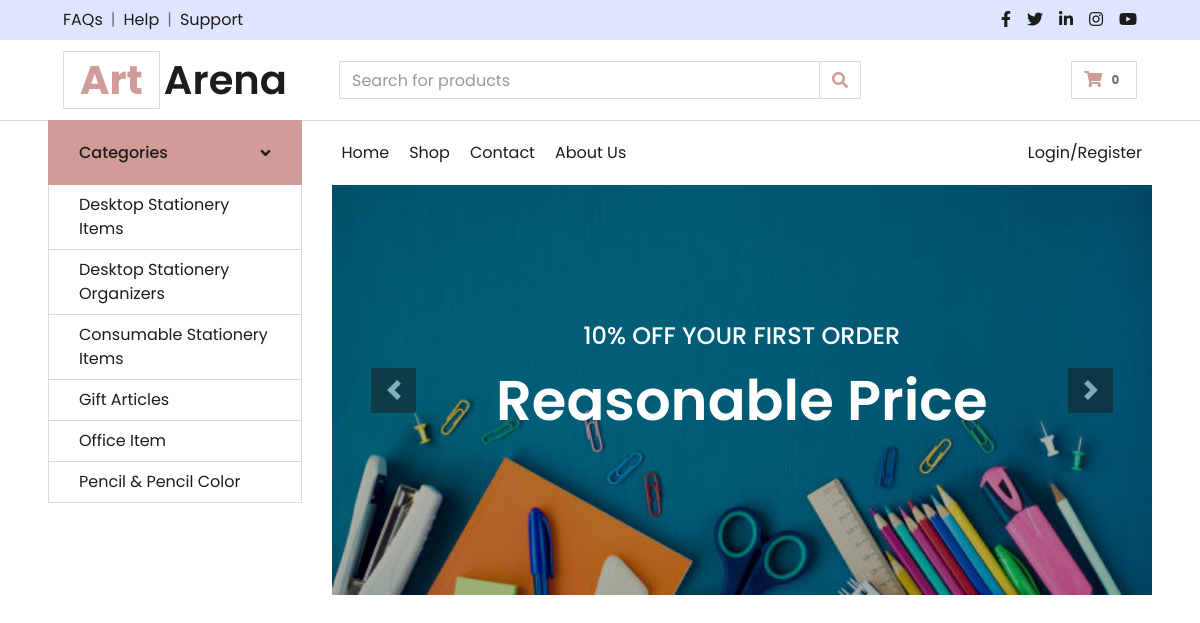
Page /indextop.php on the committed database.
### tables this page shows
CREATE TABLE `categories` (
  `Id` int(11) NOT NULL,
  `Categories` varchar(255) NOT NULL,
  `Status` tinyint(11) NOT NULL
);

### add_cart_func.php (called while the page is built, shortened)
<?php
class add_to_cart{
	function totalProduct(){
		if(isset($_SESSION['cart'])){
			return count($_SESSION['cart']);
		}else{
			return 0;
		}
	}
}
?>

### indextop.php (the view, shortened to what this page needs)
<?php
require "config.php";
require "add_cart_func.php";
$active = substr($_SERVER['SCRIPT_NAME'], strrpos($_SERVER['SCRIPT_NAME'],"/")+1);
$sql = "select * from categories";
$res = mysqli_query($con,$sql);
$cat_arr=array();
while($row=mysqli_fetch_assoc($res)){
    $cat_arr[]=$row;
}
$obj=new add_to_cart();
$totalProduct=$obj->totalProduct();
?>
<!DOCTYPE html>
<html lang="en">
<head>
    <link href="https://cdnjs.cloudflare.com/ajax/libs/font-awesome/5.10.0/css/all.min.css" rel="stylesheet">
    <link href="lib/owlcarousel/assets/owl.carousel.min.css" rel="stylesheet">
    <link href="css/style.css" rel="stylesheet">
</head>
<body>
    <div class="container-fluid">
        <div class="row bg-secondary py-2 px-xl-5">
            <div class="col-lg-6 d-none d-lg-block">
                <div class="d-inline-flex align-items-center">
                    <a class="text-dark" href="">FAQs</a>
                    <span class="text-muted px-2">|</span>
                    <a class="text-dark" href="">Help</a>
                    <span class="text-muted px-2">|</span>
                    <a class="text-dark" href="">Support</a>
                </div>
            </div>
            <div class="col-lg-6 text-center text-lg-right">
                <div class="d-inline-flex align-items-center">
                    <a class="text-dark px-2" href="">
                        <i class="fab fa-facebook-f"></i>
                    </a>
                    <a class="text-dark px-2" href="">
                        <i class="fab fa-twitter"></i>
                    </a>
                    <a class="text-dark px-2" href="">
                        <i class="fab fa-linkedin-in"></i>
                    </a>
                    <a class="text-dark px-2" href="">
                        <i class="fab fa-instagram"></i>
                    </a>
                    <a class="text-dark pl-2" href="">
                        <i class="fab fa-youtube"></i>
                    </a>
                </div>
            </div>
        </div>
        <div class="row align-items-center py-3 px-xl-5">
            <div class="col-lg-3 d-none d-lg-block">
                <a href="index.php" class="text-decoration-none">
                    <h1 class="m-0 display-5 font-weight-semi-bold"><span class="text-primary font-weight-bold border px-3 mr-1">Art</span>Arena</h1>
                </a>
            </div>
            <div class="col-lg-6 col-6 text-left">
                <form action="search.php" method="get">
                    <div class="input-group">
                        <input type="text" class="form-control" name="str" placeholder="Search for products">
                        <div class="input-group-append">
                            <span class="input-group-text bg-transparent text-primary">
                                <i class="fa fa-search"></i>
                            </span>
                        </div>
                    </div>
                </form>
            </div>
            <div class="col-lg-3 col-6 text-right">
                <a href="cart.php" class="btn border">
                    <i class="fas fa-shopping-cart text-primary"></i>
                    <span class="badge"><?php echo $totalProduct?></span>
                </a>
            </div>
        </div>
    </div>
        <div class="row border-top px-xl-5">
            <div class="col-lg-3 d-none d-lg-block">
                <a class="btn shadow-none d-flex align-items-center justify-content-between bg-primary text-white w-100" data-toggle="collapse" href="#navbar-vertical" style="height: 65px; margin-top: -1px; padding: 0 30px;">
                    <h6 class="m-0">Categories</h6>
                    <i class="fa fa-angle-down text-dark"></i>
                </a>
                <nav class="collapse show navbar navbar-vertical navbar-light align-items-start p-0 border border-top-0 border-bottom-0" id="navbar-vertical">
                <div class="navbar-nav w-100 overflow-hidden">
                        <?php
                        foreach($cat_arr as $list){
                        ?>
                        <a href="categories.php?id=<?= $list['Id']?>" class="nav-item nav-link"><?= $list['Categories']?></a>
                        <?php
                        }
                        ?>
                    </div>
                </nav>
            </div>
            <div class="col-lg-9">
                <nav class="navbar navbar-expand-lg bg-light navbar-light py-3 py-lg-0 px-0">
                    <div class="collapse navbar-collapse justify-content-between" id="navbarCollapse">
                        <div class="navbar-nav mr-auto py-0">
                            <a href="index.php" class="nav-item nav-link <?= $active=="index.php"? 'active':''; ?>">Home</a>
                            <a href="shop.php" class="nav-item nav-link">Shop</a>
                            <a href="contact_us.php" class="nav-item nav-link">Contact</a>
                            <a href="" class="nav-item nav-link">About Us</a>
                        </div>
                        <div class="navbar-nav ml-auto py-0">
                            <?php
                            if(isset($_SESSION['USER_LOGIN'])){
                            ?>
                            <div class="nav-item dropdown">
                                <a href="#" class="nav-link dropdown-toggle" data-toggle="dropdown">Hi!<?= $_SESSION['USER_NAME'] ?></a>
                                <div class="dropdown-menu rounded-0 m-0">
                                    <a href="user_profile.php" class="nav-item nav-link"><i class="fas fa-user text-primary"></i> Profile</a>
                                    <a href="my_order.php" class="nav-item nav-link"><i class="fas fa-shopping-bag text-primary"></i> My Order</a>
                                    <a href="logout.php" class="nav-item nav-link"><i class="fas fa-sign-out-alt text-primary"></i> Logout</a>
                                </div>
                            </div>
                            <?php
                            }
                            else{
                                echo '<a  href="#myModal" class="nav-item nav-link" data-toggle="modal">Login/Register</a>';
                            }
                            ?>
                </nav>
                <div id="header-carousel" class="carousel slide" data-ride="carousel">
                    <div class="carousel-inner">
                        <div class="carousel-item active" style="height: 410px;">
                            <img class="img-fluid" src="image/banner.jpg" alt="Image">
                            <div class="carousel-caption d-flex flex-column align-items-center justify-content-center">
                                <div class="p-3" style="max-width: 700px;">
                                    <h4 class="text-light text-uppercase font-weight-medium mb-3">10% Off Your First Order</h4>
                                    <h3 class="display-4 text-white font-weight-semi-bold mb-4">Reasonable Price</h3>
                                </div>
                            </div>
                        </div>
                    </div>
                    <a class="carousel-control-prev" href="#header-carousel" data-slide="prev">
                        <div class="btn btn-dark" style="width: 45px; height: 45px;">
                            <span class="carousel-control-prev-icon mb-n2"></span>
                        </div>
                    </a>
                    <a class="carousel-control-next" href="#header-carousel" data-slide="next">
                        <div class="btn btn-dark" style="width: 45px; height: 45px;">
                            <span class="carousel-control-next-icon mb-n2"></span>
                        </div>
                    </a>
                </div>
            </div>

### rows in the picture
categories: Categories "Desktop Stationery Items"
categories: Categories "Desktop Stationery Organizers"
categories: Categories "Consumable Stationery Items"
categories: Categories "Gift Articles"
categories: Categories "Office Item"
categories: Categories "Pencil & Pencil Color"

### other values in the picture
$totalProduct "0"
